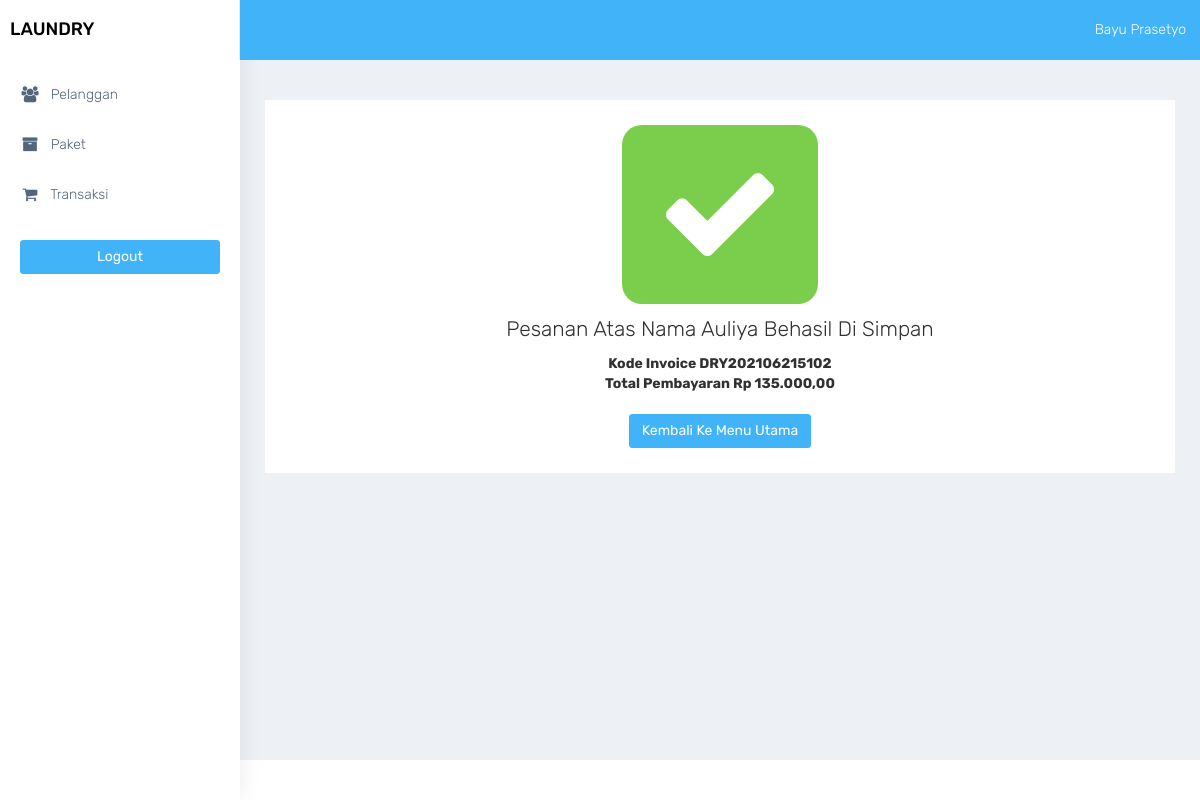
/transaksi_sukses.php?id=34 (signed in), run on the app's committed database.
### tables this page shows
CREATE TABLE `transaksi` (
  `id_transaksi` int(11) NOT NULL AUTO_INCREMENT,
  `kode_invoice` varchar(100) DEFAULT NULL,
  `member_id` int(11) DEFAULT NULL,
  `tgl` datetime DEFAULT NULL,
  `batas_waktu` datetime DEFAULT NULL,
  `tgl_pembayaran` datetime DEFAULT NULL,
  `status` enum('baru','proses','selesai','diambil') DEFAULT NULL,
  `status_bayar` enum('dibayar','belum') DEFAULT NULL,
  `user_id` int(11) DEFAULT NULL,
  PRIMARY KEY (`id_transaksi`),
  KEY `member_id` (`member_id`),
  KEY `user_id` (`user_id`),
  CONSTRAINT `transaksi_ibfk_2` FOREIGN KEY (`member_id`) REFERENCES `member` (`id_member`),
  CONSTRAINT `transaksi_ibfk_3` FOREIGN KEY (`user_id`) REFERENCES `user` (`id_user`)
);

CREATE TABLE `member` (
  `id_member` int(11) NOT NULL AUTO_INCREMENT,
  `nama_member` varchar(100) DEFAULT NULL,
  `alamat_member` text DEFAULT NULL,
  `jenis_kelamin` enum('L','P') DEFAULT NULL,
  `telp_member` varchar(15) DEFAULT NULL,
  PRIMARY KEY (`id_member`)
);

CREATE TABLE `detail_transaksi` (
  `id_detail` int(11) NOT NULL AUTO_INCREMENT,
  `transaksi_id` int(11) DEFAULT NULL,
  `paket_id` int(11) DEFAULT NULL,
  `qty` double DEFAULT NULL,
  `total_harga` double DEFAULT NULL,
  `keterangan` text DEFAULT NULL,
  `total_bayar` int(11) DEFAULT NULL,
  PRIMARY KEY (`id_detail`),
  KEY `transaksi_id` (`transaksi_id`),
  KEY `paket_id` (`paket_id`),
  CONSTRAINT `detail_transaksi_ibfk_1` FOREIGN KEY (`transaksi_id`) REFERENCES `transaksi` (`id_transaksi`),
  CONSTRAINT `detail_transaksi_ibfk_2` FOREIGN KEY (`paket_id`) REFERENCES `paket` (`id_paket`)
);

### functions.php (called while the page is built, shortened)
<?php
function ambilsatubaris($conn,$query){
    $db = mysqli_query($conn,$query);
    return mysqli_fetch_assoc($db);
}
function rupiah($angka){
	$hasil_rupiah = "Rp " . number_format($angka,2,',','.');
	return $hasil_rupiah;
}
?>

### transaksi_sukses.php (the view, shortened to what this page needs)
<?php
require 'functions.php';
require 'layout_header.php';
$query = 'SELECT transaksi.*,member.nama_member , detail_transaksi.total_harga FROM transaksi INNER JOIN member ON member.id_member = transaksi.member_id INNER JOIN detail_transaksi ON detail_transaksi.transaksi_id = transaksi.id_transaksi WHERE transaksi.id_transaksi = ' . $_GET['id'];
$data = ambilsatubaris($conn,$query);
?>
<div class="container-fluid">
    <br>
    <br>
    <div class="row">
        <div class="col-md-12 col-lg-12 col-sm-12 col-xs-12">
            <div class="white-box">
                <div class="row">
                    <div class="col-md-4"></div>
                    <div class="col-md-4 text-center" style="padding-left: 50px;padding-right: 50px;">
                        <div class="bg-success" style="font-size: 125px;border-radius: 20px">
                            <i class="fa fa-check fa-10x text-white"></i>
                        </div>
                    </div>
                    <div class="col-md-4"></div>
                </div>
                <div class="row">
                    <div class="col-md-12 text-center">
                        <h3>Pesanan Atas Nama <?= $data['nama_member'] ?> Behasil Di Simpan</h3>
                        <strong>Kode Invoice <?= $data['kode_invoice'] ?></strong><br>
                        <strong>Total Pembayaran <?= rupiah($data['total_harga']) ?></strong><br><br>
                        <a href="transaksi_index.php" class="btn btn-info">Kembali Ke Menu Utama</a>
                    </div>
                </div>
            </div>
        </div>
    </div>
</div>
<?php
require'layout_footer.php';

### assets/css/colors/default.css (style rules this page uses)
body { background: #fff; }

### data on the page
transaksi: member.nama_member "Auliya", kode_invoice "DRY202106215102", detail_transaksi.total_harga "Rp 135.000,00"

### other printed values
$_SESSION['nama_user'] "Bayu Prasetyo"
